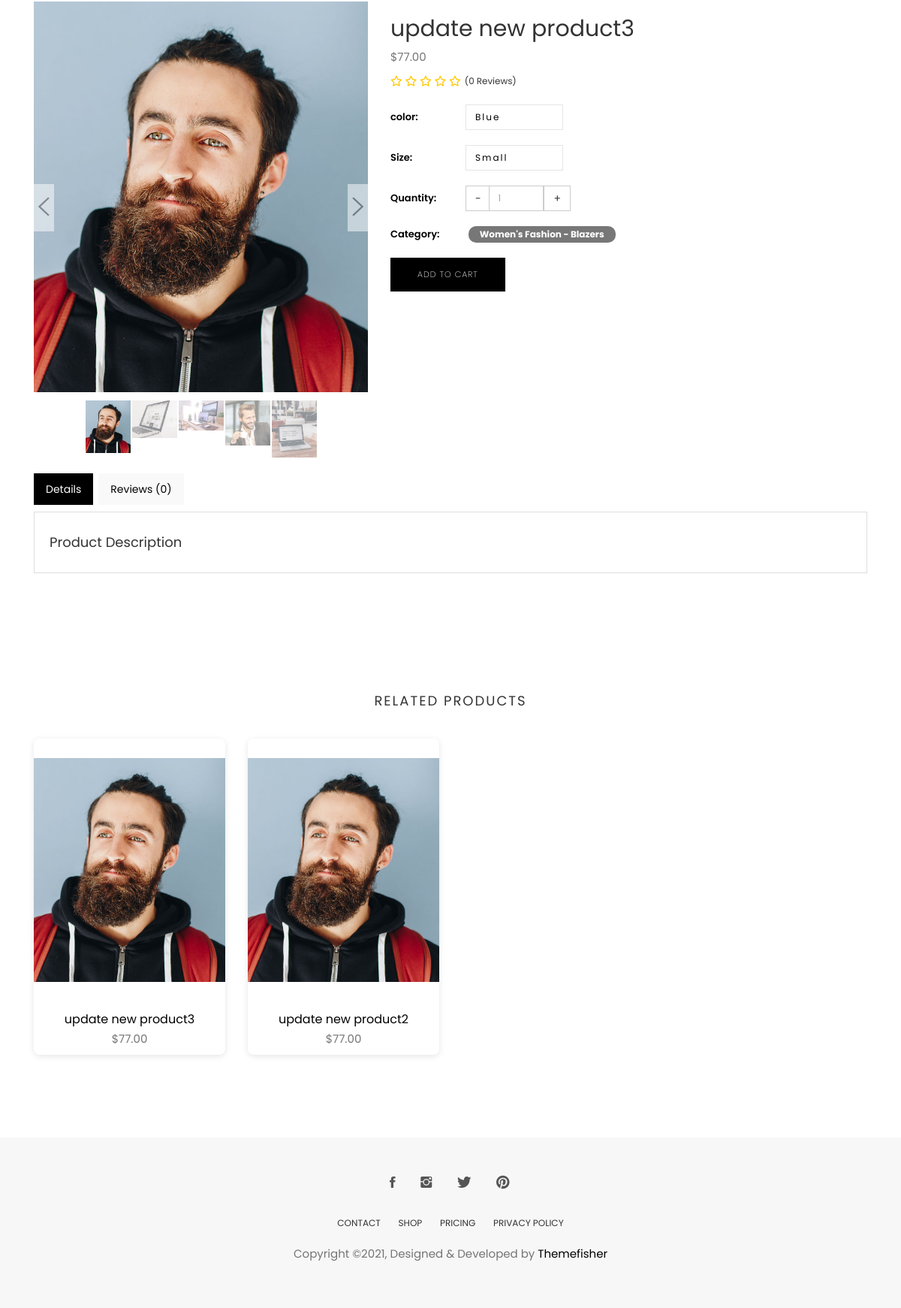
Page /products/8b560381-08e7-4dc5-84b5-dd15d8559b88 (lower part) on the earlier database version.
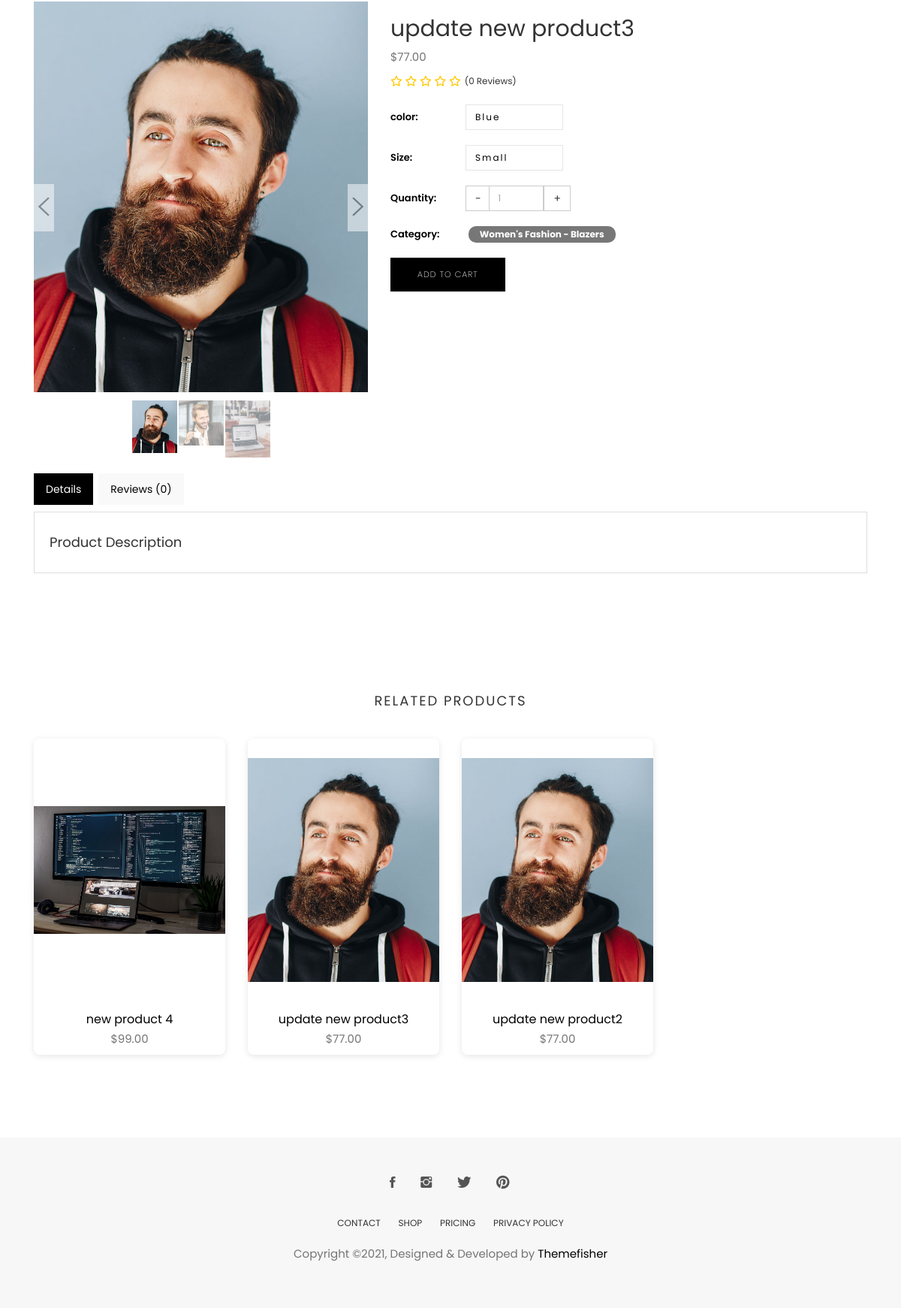
Same page on the later database version.
### store/models.py (models this page shows, shortened)
class Product(models.Model):
    id = models.UUIDField(primary_key=True, default=uuid.uuid4, editable=False)
    name = models.CharField( max_length=50)
    image = models.ImageField(upload_to='product/',null=True,blank=True)
    stock = models.IntegerField(default=1)
    price = models.DecimalField(max_digits=10, decimal_places=2, default=Decimal('0.00'))
    description = models.TextField(max_length=10000, blank=True)
    created_at = models.DateTimeField(default=timezone.now)
    modified_date = models.DateTimeField(auto_now=True)
    slug = models.SlugField(null=True, blank=True)
    views = models.PositiveIntegerField(default=0)
    is_available = models.BooleanField(default=True)
    on_sale = models.BooleanField(default=False)
    PRDBrand = models.ForeignKey('Brand', related_name='product_brand', on_delete=models.CASCADE, blank=True, null=True, verbose_name="Brand")
    like = models.ManyToManyField(User, blank=True, related_name='product_favourite')
    category = models.ForeignKey(Subcategory, related_name='product_subcategory', verbose_name="Subcategory", null=True, blank=True, on_delete=models.CASCADE)
    class Meta:
        ordering = ['-created_at']
        verbose_name = "Product"
        verbose_name_plural = "Products"
    def save(self, *args, **kwargs):
        if not self.slug:
            self.slug = slugify(self.name)
        super(Product, self).save(*args, **kwargs)
    def avr_review(self):
        reviews = ReviewRating.objects.filter(product=self , status=True).aggregate(average=Avg('rating'))
        avg =0
        if reviews['average'] is not None:
            avg = float(reviews['average'])
        return avg
    def count_review(self):
        reviews = ReviewRating.objects.filter(product=self , status=True).aggregate(count=Count('rating'))
        count = 0
        if reviews['count'] is not None:
            count = int(reviews['count'])
        return count
    def __str__(self):
        return self.name

class ProductImage(models.Model):
    product = models.ForeignKey(Product, on_delete=models.CASCADE, related_name='images')
    image = models.ImageField(upload_to='product/',null=True,blank=True)

### category/models.py (models this page shows, shortened)
class Subcategory(models.Model):
    id = models.UUIDField(primary_key=True, default=uuid.uuid4, editable=False)
    name = models.CharField(max_length=255)
    category = models.ForeignKey(Category, related_name='subcategories', on_delete=models.CASCADE)
    description = models.TextField(blank=True, null=True)
    image = models.ImageField(null=True,blank=True,upload_to='subcategory-image/')
    class Meta:
        verbose_name = "Subcategory"
        verbose_name_plural = "Subcategories"
        ordering = ['name']  # Subcategories will be ordered alphabetically by name.
    def __str__(self):
        return f"{self.category.name} - {self.name}"
    def get_url(self):
        return reverse('products_by_subcategory',args=[self.id])

class Category(models.Model):
    id = models.UUIDField(primary_key=True, default=uuid.uuid4, editable=False)
    name = models.CharField(max_length=255, unique=True)
    description = models.TextField(blank=True, null=True)
    image = models.ImageField(null=True,blank=True,upload_to='category-image/')
    class Meta:
        verbose_name = "Category"
        verbose_name_plural = "Categories"
        ordering = ['name']  # Categories will be ordered alphabetically by name.

### store/views.py (the view)
# urls.py: path('<str:product_id>' , views.product_details , name='product_details'),
def product_details(request,product_id):
    try:
        single_product = Product.objects.get(id=product_id)
        reviews = ReviewRating.objects.filter(product_id=single_product.id , status=True)
        if request.user.is_authenticated:
            in_cart = CartItem.objects.filter(user=request.user , product = product_id).exists()
            try:
                orderproduct = OrderProduct.objects.filter(user=request.user , product_id=single_product.id).exists()
            except OrderProduct.DoesNotExist:
                orderproduct = None
        else:
            orderproduct = None
            in_cart = CartItem.objects.filter(cart__cart_id = _cart_id(request) , product = product_id).exists()
    except Exception as e:
        raise e
    single_product.views+=1
    single_product.save()
    product_gallary = ProductImage.objects.filter(product_id=single_product.id)
    related = Product.objects.filter(category=single_product.category)
    orderproduct_counter =  OrderProduct.objects.filter( product_id=single_product.id)
    orderproduct_count = orderproduct_counter.count()
    context = {
        'single_product':single_product,
        'product_gallary':product_gallary,
        'related':related,
        'in_cart':in_cart,
        'reviews':reviews,
        'orderproduct':orderproduct,
        'orderproduct_count':orderproduct_count
    }
    return render(request , 'products/product_details.html' , context)

### cart/cart_utils.py (called while the page is built)
def _cart_id(request):
    cart = request.session.session_key
    if not cart:
        cart = request.session.create()
    return cart

### category/category_context.py (called while the page is built)
def nav_links(request):
    categories_nav = Category.objects.all()
    subcategories_nav = Subcategory.objects.all()
    brands_nav = Brand.objects.all()
    context = {
        'categories_nav':categories_nav,
        'brands_nav':brands_nav,
        'subcategories_nav':subcategories_nav,
    }
    return context

### store/models.py (called while the page is built)
    def colors(self):
        return super(VariationManager,self).filter(variation_category='color',is_active=True)

    def sizes(self):
        return super(VariationManager,self).filter(variation_category='size',is_active=True)

    def get_url(self):
        return reverse('products_by_brand',args=[self.id])

    def __str__(self):
        return self.name

### store/templates/products/product_details.html (shortened to what this page needs)
{% extends "base.html" %}
{% load static %}
{% block body %}
<section class="single-product">
	<div class="container">
		<div class="row mt-20">
			<div class="col-md-5">
				<div class="single-product-slider">
					<div id='carousel-custom' class='carousel slide' data-ride='carousel'>
						<div class='carousel-outer'>
							<div class='carousel-inner'>
								<div class='item active'>
									<img src="{{ single_product.image.url }}" alt='Main Product Image'
										data-zoom-image="{{ single_product.image.url }}" />
								</div>
							</div>
							<a class='left carousel-control' href='#carousel-custom' data-slide='prev'>
								<i class="tf-ion-ios-arrow-left"></i>
							</a>
							<a class='right carousel-control' href='#carousel-custom' data-slide='next'>
								<i class="tf-ion-ios-arrow-right"></i>
							</a>
						</div>
						<ol class='carousel-indicators mCustomScrollbar meartlab'>
							<li data-target='#carousel-custom' data-slide-to='0' class='active'>
								<img src="{{ single_product.image.url }}" alt='Main Product Thumbnail' />
							</li>
							{% for image in product_gallary %}
							<li data-target='#carousel-custom' data-slide-to='{{ forloop.counter }}'>
								<img src="{{ image.image.url }}" alt='Product Thumbnail' />
							</li>
							{% endfor %}
						</ol>
					</div>
				</div>
			</div>
			<div class="col-md-7">
				<form action="{% url 'add_to_cart' single_product.id %}"
					href="{% url 'add_to_cart' single_product.id %}" method="POST">
					<div class="single-product-details">
						<h2>{{single_product}}</h2>
						<p class="product-price">${{single_product.price}}</p>
						<div class="d-flex mb-3">
							<div class="rating-star me-2">
								<span>
									<i class="fa fa-star{% if single_product.avr_review < 0.5%}-o{% elif single_product.avr_review >= 0.5 and single_product.avr_review < 1%}-half-o{%endif%}"
										aria-hidden="true"></i>
									<i class="fa fa-star{% if single_product.avr_review < 1.5%}-o{% elif single_product.avr_review >= 1.5 and single_product.avr_review < 2%}-half-o{%endif%}"
										aria-hidden="true"></i>
									<i class="fa fa-star{% if single_product.avr_review < 2.5%}-o{% elif single_product.avr_review >= 2.5 and single_product.avr_review < 3%}-half-o{%endif%}"
										aria-hidden="true"></i>
									<i class="fa fa-star{% if single_product.avr_review < 3.5%}-o{% elif single_product.avr_review >= 3.5 and single_product.avr_review < 4%}-half-o{%endif%}"
										aria-hidden="true"></i>
									<i class="fa fa-star{% if single_product.avr_review < 4.5%}-o{% elif single_product.avr_review >= 4.5 and single_product.avr_review < 5%}-half-o{%endif%}"
										aria-hidden="true"></i>
								</span>
							</div>
							<small class="pt-1">({{single_product.count_review}} Reviews)</small>
						</div>
						{% if single_product.product_variation.colors %}
						<div class="product-size">
							<span>color:</span>
							<select name="color" class="form-control">
								{% for i in single_product.product_variation.colors  %}
								<option value="{{i.variation_value | lower}}">{{i.variation_value | capfirst}}</option>
								{% endfor %}
							</select>
						</div>
						{% endif %}
						{% if single_product.product_variation.sizes %}
						<div class="product-size">
							<span>Size:</span>
							<select name="size" class="form-control">
								{% for i in single_product.product_variation.sizes  %}
								<option value="{{i.variation_value | lower}}">{{i.variation_value | capfirst}}</option>
								{% endfor %}
							</select>
						</div>
						{% endif %}
						<div class="product-quantity">
							<span>Quantity:</span>
							<div class="product-quantity-slider">
								<input id="product-quantity" type="text" value="1" name="product-quantity">
							</div>
						</div>
						<div class="product-category">
							<span>Category:</span>
							<a class="badge py-2 px-4"
								href="{{single_product.category.get_url}}">{{single_product.category}}</a>
						</div>
						{% if single_product.stock <= 0 %}
						<a href="" class="btn btn-main mt-20 disabled">Add To Cart</a>
						{% else %}
						{% if in_cart %}
						<div class="">
							<button type="submit" class="btn btn-main mt-20 ">Add To
								Cart</button>
							<span class="badge badge-anime py-3 px-3 bg-success mt-4 ms-5">This product already in your
								cart</span>
						</div>
						{% else %}
						<button type="submit" class="btn btn-main mt-20 ">Add To Cart</button>
						{% endif %}
						{% endif %}
					</div>
				</form>
			</div>
		</div>
		<div class="row">
			<div class="col-xs-12">
				<div class="tabCommon mt-20">
					<ul class="nav nav-tabs">
						<li class="active"><a data-toggle="tab" href="#details" aria-expanded="true">Details</a></li>
						<li class=""><a data-toggle="tab" href="#reviews" aria-expanded="false">Reviews
								({{single_product.count_review}})</a></li>
					</ul>
					<div class="tab-content patternbg">
						<div id="details" class="tab-pane fade active in">
							<h4>Product Description</h4>
						</div>
					</div>
				</div>
			</div>
		</div>
	</div>
</section>
<section class="products related-products section">
	<div class="container">
		<div class="row">
			<div class="title text-center">
				<h2>Related Products</h2>
			</div>
		</div>
		<div class="row">
			{% for product in related %}
			<div class="col-md-3">
				<div class="product-item">
					<div class="product-thumb">
						<img class="img-responsive" src="{{product.image.url}}" alt="product-img" />
					</div>
					<div class="product-content">
						<h4><a href="{% url 'product_details' product.id %}">{{product.name}}</a></h4>
						<p class="price">${{product.price}}</p>
					</div>
				</div>
			</div>
			{% endfor %}
		</div>
	</div>
</section>
{% endblock body %}

### templates/base.html (shortened to what this page needs)
{% load static %}
<!DOCTYPE html>
<html lang="en">
<head>
	<link rel="stylesheet" href="https://cdnjs.cloudflare.com/ajax/libs/font-awesome/5.15.4/css/all.min.css" />
	<link rel="stylesheet" href="{% static 'plugins/themefisher-font/style.css'%}">
	<link rel="stylesheet" href="{% static 'plugins/bootstrap/css/bootstrap2.min.css'%}">
	<link rel="stylesheet" href="{% static 'plugins/bootstrap/css/bootstrap.min.css'%}">
	<link rel="stylesheet" href="{% static 'plugins/animate/animate.css'%}">
	<link rel="stylesheet" href="{% static 'plugins/slick/slick.css'%}">
	<link rel="stylesheet" href="{% static 'plugins/slick/slick-theme.css'%}">
	<link rel="stylesheet" href="{% static 'css/style.css'%}">
	<link rel="stylesheet" href="{% static 'css/all.min.css'%}">
</head>
<body id="body">
	{% block body %}
	{% endblock body %}
	<footer class="footer section text-center">
		<div class="container">
			<div class="row">
				<div class="col-md-12">
					<ul class="social-media">
						<li>
							<a href="https://www.facebook.com/themefisher">
								<i class="tf-ion-social-facebook"></i>
							</a>
						</li>
						<li>
							<a href="https://www.instagram.com/themefisher">
								<i class="tf-ion-social-instagram"></i>
							</a>
						</li>
						<li>
							<a href="https://www.twitter.com/themefisher">
								<i class="tf-ion-social-twitter"></i>
							</a>
						</li>
						<li>
							<a href="https://www.pinterest.com/themefisher/">
								<i class="tf-ion-social-pinterest"></i>
							</a>
						</li>
					</ul>
					<ul class="footer-menu text-uppercase">
						<li>
							<a href="contact.html">CONTACT</a>
						</li>
						<li>
							<a href="shop.html">SHOP</a>
						</li>
						<li>
							<a href="pricing.html">Pricing</a>
						</li>
						<li>
							<a href="contact.html">PRIVACY POLICY</a>
						</li>
					</ul>
					<p class="copyright-text">Copyright &copy;2021, Designed &amp; Developed by <a
							href="https://themefisher.com/">Themefisher</a></p>
				</div>
			</div>
		</div>
	</footer>
</body>
</html>

Differences in the rows shown:
removed ProductImage: image (picture)
removed ProductImage: image (picture)
added Product: image (picture), name "new product 4", price "99.00"
